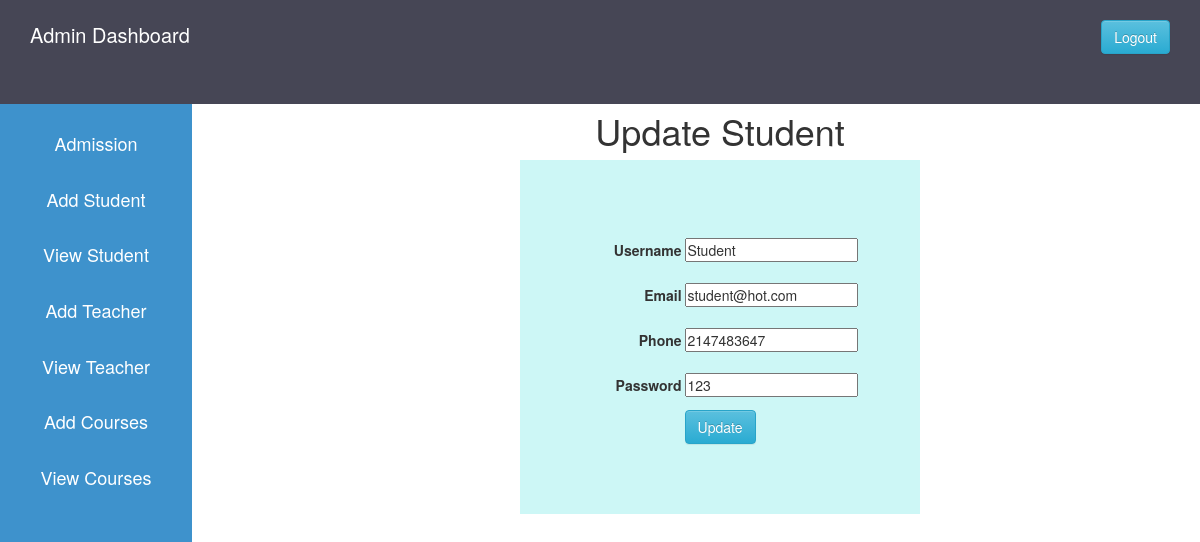
The app's page /update_student.php?student_id=2 (signed in), older data.
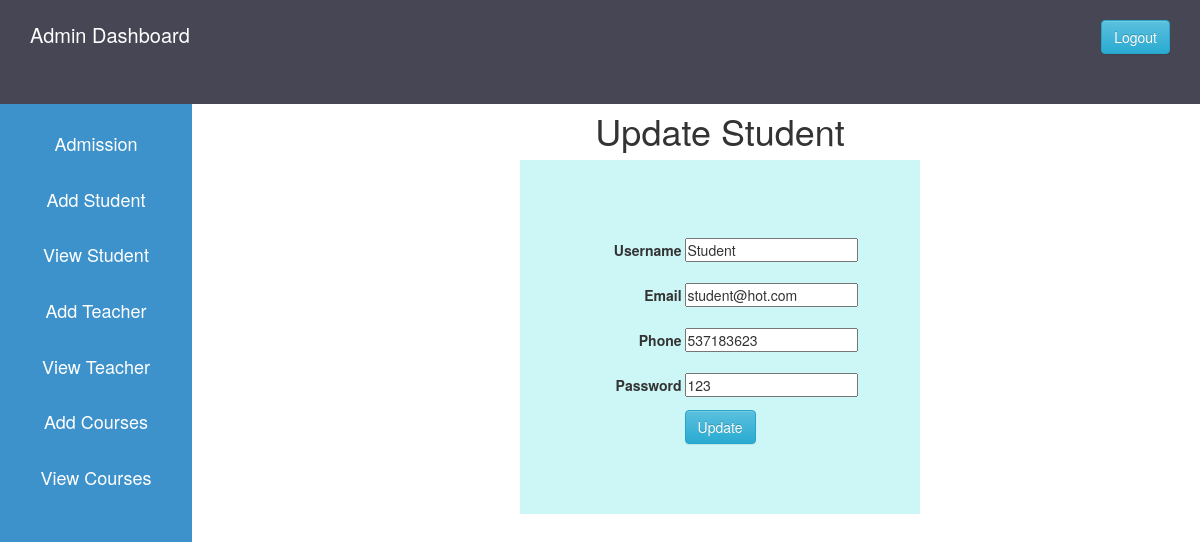
The same page, newer data.
### tables this page shows
CREATE TABLE `user` (
  `id` int(11) NOT NULL,
  `username` varchar(255) DEFAULT NULL,
  `phone` int(30) DEFAULT NULL,
  `email` varchar(255) DEFAULT NULL,
  `usertype` varchar(50) DEFAULT NULL,
  `password` varchar(255) DEFAULT NULL
);

### update_student.php (the view, shortened to what this page needs)
<?php
  $host="localhost";
  $user="root";
  $password="";
  $db="schoolproject";
  $data=mysqli_connect($host, $user, $password, $db);
  $id=$_GET['student_id'];
  $sql="SELECT * FROM user WHERE id='$id' ";
  $result=mysqli_query($data, $sql);
  $info=$result->fetch_assoc();
?>
<!DOCTYPE html>
<html lang="en">
<head>
  <?php
    include 'admin_css.php';
  ?>
</head>
<body>
  <?php
    include 'admin_sidebar.php';
  ?>
  <div class="content">
    <center><br>
      <h1>Update Student</h1>
      <div class="div_deg">
        <form action="#" method="POST">
          <div>
            <label>Username</label>
            <input type="text" name="name" value="<?php echo "{$info['username']}"; ?>">
          </div>
          <div>
            <label>Email</label>
            <input type="email" name="email" value="<?php echo "{$info['email']}"; ?>">
          </div>
          <div>
            <label>Phone</label>
            <input type="number" name="phone" value="<?php echo "{$info['phone']}"; ?>">
          </div>
          <div>
            <label>Password</label>
            <input type="text" name="password" value="<?php echo "{$info['password']}"; ?>">
          </div>
          <div>
            <input class="btn btn-info" type="submit" name="update" value="Update">
          </div>
        </form>
      </div>
    </center>
  </div>
</body>
</html>

Row changes from the older to the newer data that the page shows:
changed user "Student": phone "2147483647" → "537183623"
